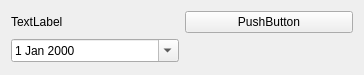
<?xml version="1.0" encoding="UTF-8"?>
<ui version="4.0">
 <class>Form</class>
 <widget class="QWidget" name="Form">
  <property name="geometry">
   <rect>
    <x>0</x>
    <y>0</y>
    <width>364</width>
    <height>75</height>
   </rect>
  </property>
  <property name="windowTitle">
   <string>Form</string>
  </property>
  <layout class="QGridLayout" name="gridLayout">
   <item row="1" column="0">
    <widget class="ModDateEdit" name="dateEdit">
     <property name="sizePolicy">
      <sizepolicy hsizetype="Preferred" vsizetype="Fixed">
       <horstretch>0</horstretch>
       <verstretch>0</verstretch>
      </sizepolicy>
     </property>
     <property name="calendarPopup">
      <bool>true</bool>
     </property>
    </widget>
   </item>
   <item row="0" column="0">
    <widget class="QLabel" name="label">
     <property name="text">
      <string>TextLabel</string>
     </property>
    </widget>
   </item>
   <item row="0" column="1">
    <widget class="QPushButton" name="pushButton">
     <property name="sizePolicy">
      <sizepolicy hsizetype="Minimum" vsizetype="Fixed">
       <horstretch>0</horstretch>
       <verstretch>0</verstretch>
      </sizepolicy>
     </property>
     <property name="text">
      <string>PushButton</string>
     </property>
    </widget>
   </item>
   <item row="1" column="1">
    <spacer name="horizontalSpacer">
     <property name="orientation">
      <enum>Qt::Horizontal</enum>
     </property>
     <property name="sizeType">
      <enum>QSizePolicy::Preferred</enum>
     </property>
     <property name="sizeHint" stdset="0">
      <size>
       <width>40</width>
       <height>20</height>
      </size>
     </property>
    </spacer>
   </item>
  </layout>
 </widget>
 <customwidgets>
  <customwidget>
   <class>ModDateEdit</class>
   <extends>QDateEdit</extends>
   <header location="global">moddateedit.h</header>
  </customwidget>
 </customwidgets>
 <resources/>
 <connections/>
</ui>
